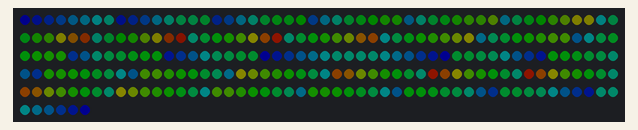
Simulated run of this program. Board: Raspberry Pi Pico running MicroPython. Shown: 256 RGB LEDs in strip order, left to right, continuing on the next row. Dim RGB values are drawn brighter than linear.

Above: at 0.05 s.
At 0.58 s:
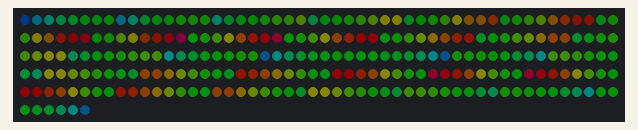
At 0.98 s:
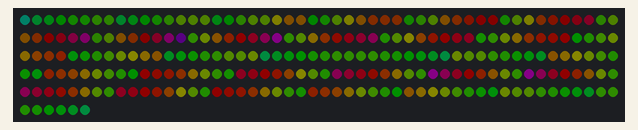
At 1.99 s:
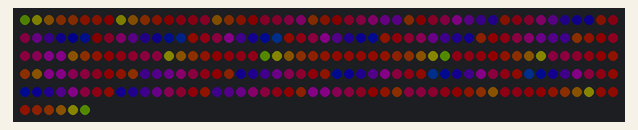
At 3.0 s:
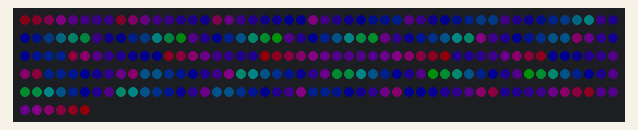
At 4.0 s:
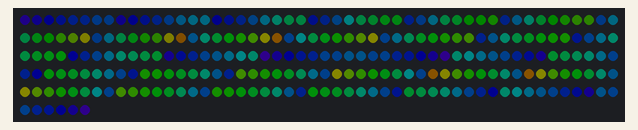

The program:

regenbogen.py
```python
# Demo: Regenbogen-Ringe, die von der Mitte nach aussen laufen
import time, math
import matrix as m

# Vorberechnet: Abstand zur Mitte je Pixel
pix = [(x, y, int(math.sqrt((x - 7.5) ** 2 + (y - 7.5) ** 2) * 48))
       for y in range(m.H) for x in range(m.W)]

off = 0
while True:
    for x, y, d in pix:
        m.set(x, y, m.wheel(d - off))
    m.show()
    off = (off + 12) % 768
    time.sleep_ms(20)
```

matrix.py
```python
# Gemeinsame Bibliothek fuer alle Demos: 4x WS2812B 8x8 als 16x16-Flaeche an GP22
# Anordnung: 1 links oben, 2 links unten, 3 rechts oben, 4 rechts unten
# Farben werden immer in voller Aufloesung (0-255) angegeben, show() dimmt sie herunter.
import machine, neopixel, micropython, array

PIN = 22
W = H = 16
N = W * H
MAX = 16  # max. Helligkeit pro Kanal (0-255) -> ca. 500 mA gesamt, VSYS gemessen stabil bis MAX 22
# Helligkeitsausgleich je Matrix (1, 2, 3, 4) und Farbkanal (R, G, B).
# Matrix 1 hat andere LEDs: Rot/Gruen doppelt so hell, Blau ca. 1,45x (per Auge abgeglichen)
GAIN = ((0.5, 0.5, 0.69), (1, 1, 1), (1, 1, 1), (1, 1, 1))
# Strombremse: Summe aller Kanaele (0-255) darf das nicht ueberschreiten,
# sonst wird alles gleichmaessig gedimmt. 255 je LED = so viel wie der Regenbogen.
BUDGET = N * 255

_np = neopixel.NeoPixel(machine.Pin(PIN), N)
buf = bytearray(N * 3)  # R, G, B je LED, Index = LED-Nummer in der Kette

# Faktor je LED und Kanal in Festkomma (x1024), damit show() ohne Fliesskomma auskommt
_mul = array.array('H', [round(MAX * GAIN[i // 3 // 64][i % 3] * 1024 / 255) for i in range(N * 3)])

@micropython.viper
def _sum(src: ptr8, n: int) -> int:
    t = 0
    i = 0
    while i < n:
        t += src[i]
        i += 1
    return t

@micropython.viper
def _render(src: ptr8, dst: ptr8, mul: ptr16, n: int, k: int):
    # RGB (0-255) -> gedimmt, korrigiert, gerundet, in GRB-Reihenfolge fuer die WS2812B
    j = 0
    while j < n:
        dst[j + 1] = (src[j] * mul[j] * k + 524288) >> 20
        dst[j] = (src[j + 1] * mul[j + 1] * k + 524288) >> 20
        dst[j + 2] = (src[j + 2] * mul[j + 2] * k + 524288) >> 20
        j += 3

def xy(x, y):
    m = (x // 8) * 2 + (y // 8)
    return m * 64 + (y % 8) * 8 + (x % 8)

def set(x, y, c):
    if 0 <= x < W and 0 <= y < H:
        i = xy(x, y) * 3
        buf[i] = c[0]; buf[i + 1] = c[1]; buf[i + 2] = c[2]

def get(x, y):
    i = xy(x, y) * 3
    return (buf[i], buf[i + 1], buf[i + 2])

def fill(c):
    for i in range(0, N * 3, 3):
        buf[i] = c[0]; buf[i + 1] = c[1]; buf[i + 2] = c[2]

def clear():
    fill((0, 0, 0))

def show():
    tot = _sum(buf, N * 3)
    k = 1024 if tot <= BUDGET else 1024 * BUDGET // tot
    _render(buf, _np.buf, _mul, N * 3, k)
    _np.write()

def wheel(p):
    # Farbrad 0..767, jeweils nur 2 Kanaele aktiv
    p %= 768
    if p < 256:
        return (255 - p, p, 0)
    p -= 256
    if p < 256:
        return (0, 255 - p, p)
    p -= 256
    return (p, 0, 255 - p)
```

Measured:
- by itself, everything shown: repeats every 4.3 s, in 64 steps
